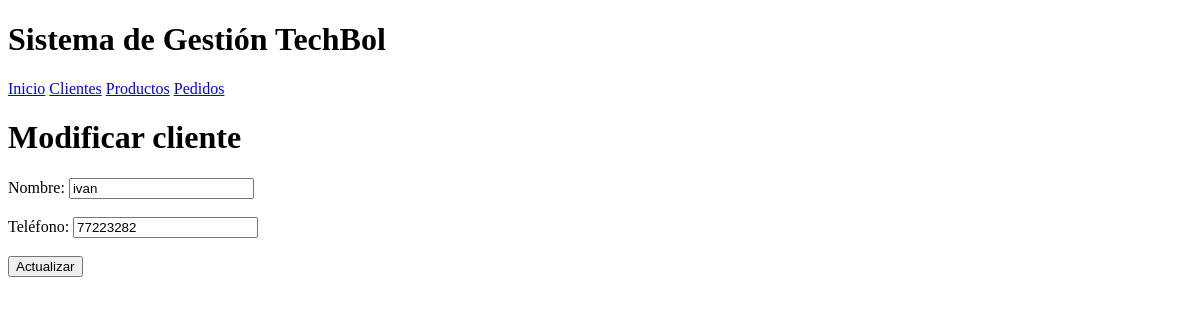
The page /clientes/editar/1 on the database as committed earlier.
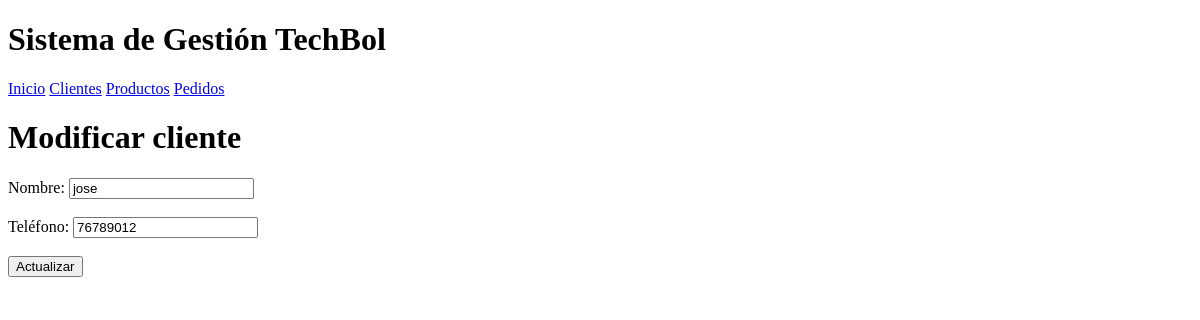
The same page on the database as committed later.
### Blueprintapp/clientes/models.py (models this page shows)
class Cliente(db.Model):
    id = db.Column(db.Integer, primary_key=True)
    nombre = db.Column(db.String(100), nullable=False)
    telefono = db.Column(db.String(20), nullable=False)
    pedidos = db.relationship('Pedido', back_populates='cliente')

### Blueprintapp/clientes/routes.py (the view)
@bp_clientes.route('/editar/<int:id>', methods=['GET', 'POST'])
def edit(id):
    cliente = Cliente.query.get_or_404(id)
    if request.method == 'POST':
        cliente.nombre = request.form['nombre']
        cliente.telefono = request.form['telefono']
        db.session.commit()
        return redirect(url_for('clientes.index'))
    return render_template('cliente/edit.html', cliente=cliente)

### Blueprintapp/clientes/templates/cliente/edit.html
{% extends 'base.html' %}
{% block content %}
<h1>Modificar cliente</h1>
<form method="POST">
    <label>Nombre:</label>
    <input type="text" name="nombre" value="{{ cliente.nombre }}" required>
    <br><br>
    <label>Teléfono:</label>
    <input type="text" name="telefono" value="{{ cliente.telefono }}" required>
    <br><br>
    <button type="submit">Actualizar</button>
</form>
{% endblock %}

Rows that differ between the two databases and show on the page:
changed Cliente: nombre "ivan" → "jose"; telefono "77223282" → "76789012"
